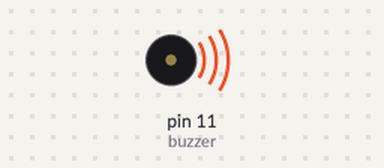
A sketch run on a simulated Arduino Uno, built with avr-gcc and run on an emulated ATmega328P. Shown: buzzer (waves = sounding).

Above: at 0.05 s.
Timing chart, 0 to 3.0 s (numbered marks = the images above):
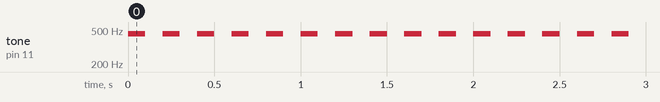

Measured:
- by itself, tone on pin 11 (buzzer): alternates 450 Hz for 0.10 s and silent for 0.10 s

The sketch:

beep.ino
```cpp
int buzzer = 11;

void setup() {


}

void loop() {
  tone(buzzer, 450);
  delay(100);
  noTone(buzzer);
  delay(100);

}
```
